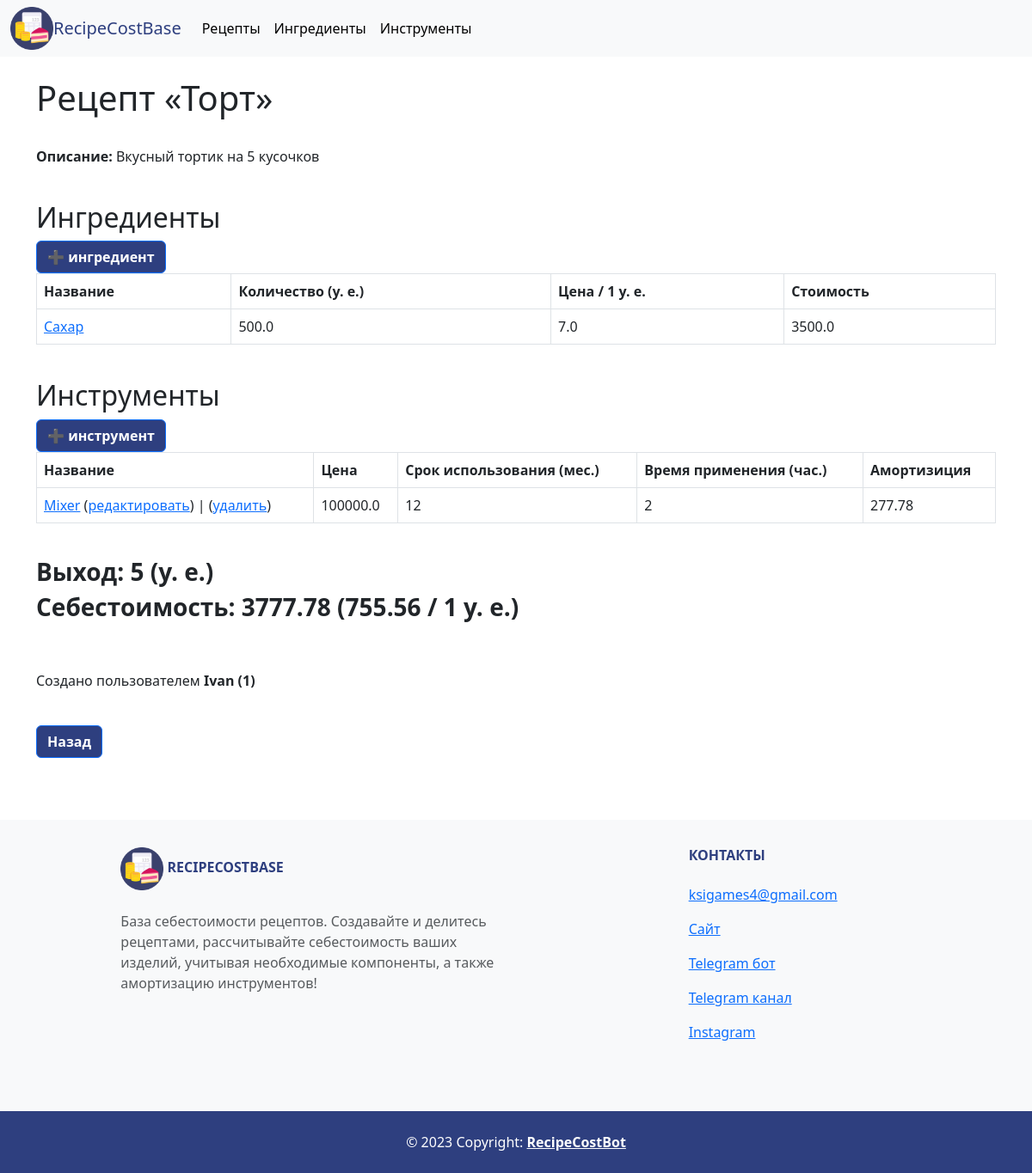
Page /core/recipes/3 on the committed database.
### core/models.py (models this page shows)
class Recipe(models.Model):
    name = models.CharField('Название', max_length=255)
    owner = models.ForeignKey(User, on_delete=models.CASCADE, null=True, blank=True)
    description = models.TextField('Описание', null=True)
    components = models.ManyToManyField(Component, blank=True, verbose_name='Ингредиенты', related_name='recipe')
    tools = models.ManyToManyField(Tool, blank=True, verbose_name='Инструменты', related_name='recipe')
    count = models.IntegerField('Выход', default=1)
    primecost = models.FloatField('Себестоимость', null=True, default=0)
    parent = models.BooleanField(default=True)
    parent_id = models.IntegerField(null=True, default=0)
    class Meta:
        verbose_name = 'Рецепт'
        verbose_name_plural = 'Рецепты'
        ordering = ('name', 'owner',)

class Component(models.Model):
    name = models.CharField('Название', max_length=255)
    owner = models.ForeignKey(User, on_delete=models.CASCADE, null=True)
    count = models.FloatField('Количество', null=True, blank=True)
    unit = models.CharField('Единица измрения', max_length=50, null=True)
    price = models.FloatField('Цена', null=True)
    cost = models.FloatField('Стоимость', null=True, blank=True)
    parent = models.BooleanField(default=True)
    parent_id = models.IntegerField(null=True, blank=True, default=0)
    class Meta:
        verbose_name = 'Ингредиент'
        verbose_name_plural = 'Ингредиенты'
        ordering = ('name', 'price', 'owner',)

class Tool(models.Model):
    name = models.CharField('Название', max_length=255)
    owner = models.ForeignKey(User, on_delete=models.CASCADE, null=True)
    cost = models.FloatField('Стоимость', null=True)
    usage = models.IntegerField('Срок использования', null=True)
    time = models.IntegerField('Время применения', null=True, default=0)
    depreciation = models.FloatField('Амортизация', null=True)
    parent = models.BooleanField(default=True)
    parent_id = models.IntegerField(null=True, default=0)
    class Meta:
        verbose_name = 'Инструмент'
        verbose_name_plural = 'Инструменты'
        ordering = ('name', 'cost', 'owner',)

class User(models.Model):
    name = models.CharField('Имя', max_length=255)
    dc = models.DateTimeField(auto_now_add=True)
    class Meta:
        verbose_name = 'Пользователь'
        verbose_name_plural = 'Пользователи'
        ordering = ('name', )

### core/views.py (the view)
# urls.py: path('recipes/<int:pk>', views.RecipeDetail.as_view(), name='recipe'),
class RecipeDetail(DetailView):
    model = models.Recipe
    template_name = 'core/recipe_detail.html'
    context_object_name = 'recipe'
    def get_context_data(self, **kwargs) -> dict:
        recipe = models.Recipe.objects.get(id=self.kwargs['pk'])
        calc_datatools.calculate_primecost(recipe)
        context = super().get_context_data(**kwargs)
        context['title'] = f'Рецепт «{recipe.name}»'
        context['primecost_str'] = \
            f'Себестоимость: {recipe.primecost} ({format(recipe.primecost/recipe.count, ".2f")} / 1 у. е.)'
        return context

### core/datatools/calc_datatools.py (called while the page is built)
def calculate_primecost(recipe: models.Recipe):
    primecost = 0
    if recipe.components:
        for i in recipe.components.all():
            primecost += update_component(i).cost
    if recipe.tools:
        for i in recipe.tools.all():
            primecost += update_tool(i).depreciation
    recipe.primecost = float(format(primecost, '.2f'))
    recipe.save()
    return

def update_component(component: models.Component) -> models.Component:
    parent = models.Component.objects.get(id=component.parent_id)
    if component.price != parent.price:
        component.price = parent.price
    component.cost = float(format(component.price * component.count, '.2f'))
    component.save()
    return component

def update_tool(tool: models.Tool) -> models.Tool:
    parent = models.Tool.objects.get(id=tool.parent_id)
    if tool.cost != parent.cost:
        tool.cost = parent.cost
    if tool.usage != parent.usage:
        tool.usage = parent.usage
    tool.depreciation = float(format(tool.cost / 12 / 30 / 24 * tool.usage * tool.time, '.2f'))
    tool.save()
    return tool

### core/templates/core/recipe_detail.html (shortened to what this page needs)
{% extends "core/base.html" %}
{% block content %}
<div class="container">
    <h1>{{ title }}</h1>
    <br>
    {% if recipe.description %}
    <p><b>Описание:</b> {{ recipe.description }}</p>
    {% else %}
    <p>Описания нет.</p>
    {% endif %}
    <br>
    <h2>Ингредиенты</h2>
    <a href="" class="btn btn-primary" style="background-color: #2e3f7f; color: white;">
        <b>➕ ингредиент</b>
    </a>
    {% if recipe.components.all %}
    <table class="table table-bordered">
      <thead>
        <tr style="background-color: #2e3f7f; color: white;">
            <th>Название</th>
            <th>Количество (у. е.)</th>
            <th>Цена / 1 у. е.</th>
            <th>Стоимость</th>
        </tr>
      </thead>
      <tbody>
      {% for component in recipe.components.all %}
        <tr>
            <td>
                <a href="{% url 'core:component' component.pk %}">{{component.name}}</a>
            </td>
            <td>{{component.count}}</td>
            <td>{{component.price}}</td>
            <td>{{component.cost}}</td>
        </tr>
      {% endfor %}
      </tbody>
    </table>
    {% else %}
      <p>Ингредиенты не добавлены.</p>
    {% endif %}
    <br>
    <h2>Инструменты</h2>
    <a href="" class="btn btn-primary" style="background-color: #2e3f7f; color: white;">
        <b>➕ инструмент</b>
    </a>
    {% if recipe.tools.all %}
    <table class="table table-bordered">
      <thead>
        <tr style="background-color: #2e3f7f; color: white;">
            <th>Название</th>
            <th>Цена</th>
            <th>Срок использования (мес.)</th>
            <th>Время применения (час.)</th>
            <th>Амортизиция</th>
        </tr>
      </thead>
      <tbody>
      {% for tool in recipe.tools.all %}
        <tr>
            <td>
                <a href="{% url 'core:tool' tool.pk %}">{{tool.name}}</a>
                {% if user.is_superuser or request.user.id == tool.owner.id %}
                (<a href="{% url 'core:tool_update' tool.pk %}">редактировать</a>) |
                (<a href="{% url 'core:tool_delete' tool.pk %}">удалить</a>)
                {% endif %}
            </td>
            <td>{{ tool.cost }}</td>
            <td>{{ tool.usage }}</td>
            <td>{{ tool.time }}</td>
            <td>{{ tool.depreciation }}</td>
        </tr>
      {% endfor %}
      </tbody>
    </table>
    {% else %}
    <p>Инструменты не добавлены.</p>
    {% endif %}
    <br>
    <h3><b>Выход: {{ recipe.count }} (у. е.)</b></h3>
    <h3><b>{{ primecost_str }}</b></h3>
    <br><br>
    {% if recipe.owner %}
    <p>Создано пользователем <b>{{ recipe.owner.name }} ({{ recipe.owner.id }})</b></p>
    {% else %}
    <p>Создано гостем.</p>
    {% endif %}
    <br>
    <a href="{% url 'core:recipes' %}" class="btn btn-primary" style="background-color: #2e3f7f; color: white;"><b>Назад</b></a>
</div>
{% endblock %}

### core/templates/core/base.html (style rules this page uses)
.container { height: 125% }

### rows in the picture
Recipe: description "Вкусный тортик на 5 кусочков", count "5", owner.name "Ivan", owner.id "1"
Component: name "Сахар", count "500.0", price "7.0", cost "3500.0"
Tool: name "Mixer", shows "редактировать", cost "100000.0", usage "12", time "2", depreciation "277.78"

### other values in the picture
{{ title }} "Рецепт «Торт»"
{{ primecost_str }} "Себестоимость: 3777.78 (755.56 / 1 у. е.)"
